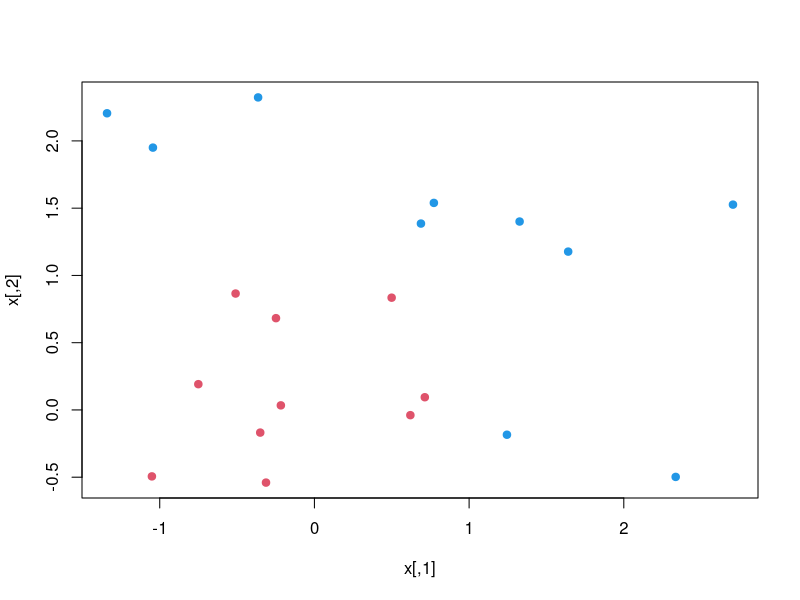
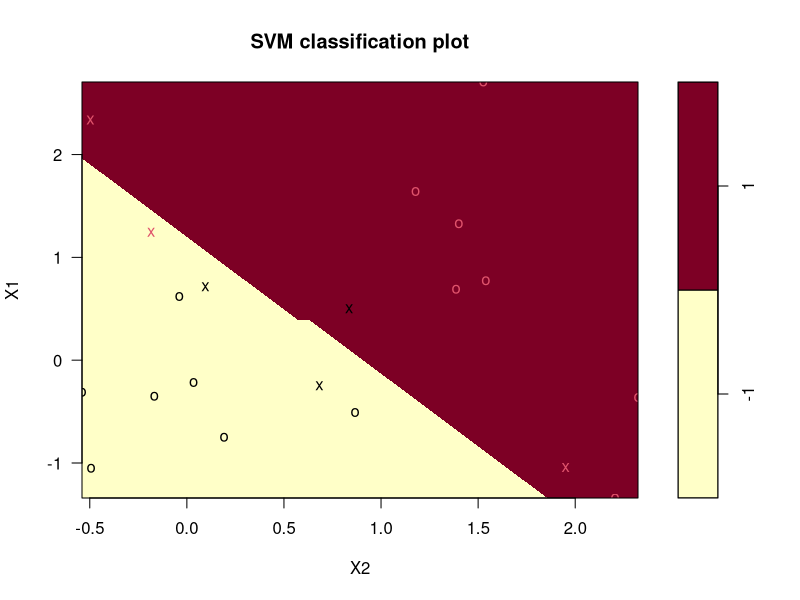
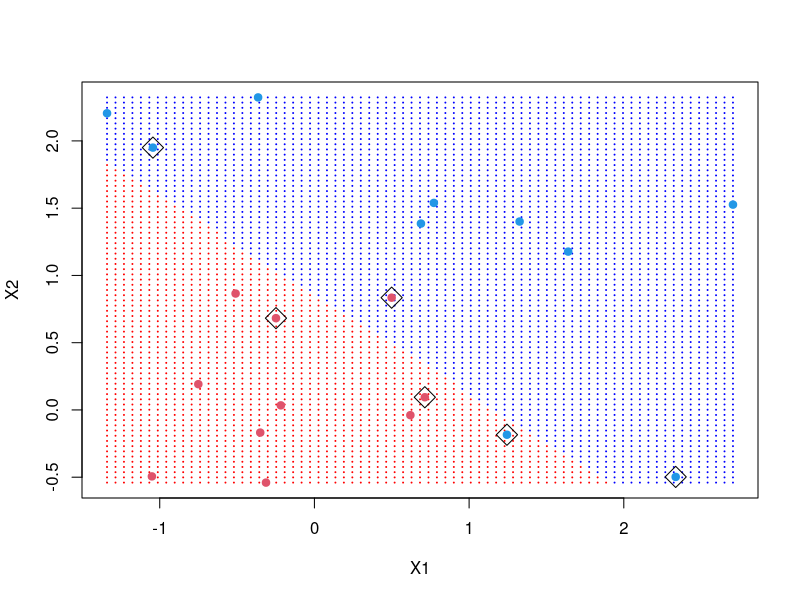

Write the R code that produced these figures, in order.
### This code will demonstrate the support vector machine (SVM).
### We begin in low dimensional space, in order to view the data.
### The Linear SVM classifier with simulated data.


set.seed(10111)
x<-matrix(rnorm(40),20,2)
y<-rep(c(-1,1),c(10,10))
x[y==1,]<-x[y==1,]+1
plot(x,col=y+3,pch=19)

### Now load the "e1071" package, which contains the "SVM"function. We use this function to compute the fit and compute a cost parameter. The cost parameter is a tuning parameter.

library(e1071)
dat<-data.frame(x,y=as.factor(y))
svmfit<-svm(y~.,data=dat,kernel="linear",cost=10,scale=FALSE)
print(svmfit)
plot(svmfit,dat)


### The plot function here is crude, and plots X2 on the horizontal axis (unlike what R normally does for a matrix). 
### To make our own plot, we need to make a function to provide a grid of values for X1 and X2.
### We use the function expand.grid, and produce the coordinates of n*n points on a lattice covering the domain of "x".
### Having made the lattice, we then make a prediction at each point of the lattice.
### We then plot the lattice, color-coded according to the classification and visualize the decision boundary.

### The support points, (i.e. points on the margin, or on the wrong side of the margin) are indexed in the "$index" component of the fit.

make.grid<-function(x,n=75){
	grange<-apply(x,2,range)
	x1<-seq(from=grange[1,1],to=grange[2,1],length=n)
	x2<-seq(from=grange[1,2],to=grange[2,2],length=n)
	expand.grid(X1=x1,X2=x2)
}
xgrid<-make.grid(x)
ygrid<-predict(svmfit,xgrid)
plot(xgrid,col=c("red","blue")[as.numeric(ygrid)],pch=20,cex=0.2)
points(x,col=y+3,pch=19)
points(x[svmfit$index,],pch=5,cex=2)

### The SVM function is difficult, in that manual work needs to be done in order to obtain the linear coefficients. Likely, because it only makes sense for linear kernels.
### Here, we will use a formula to extract these coefficients.
### Below, extract the linear coefficients and use simple alegebra to include th decision boundary and the two margins.

beta<-drop(t(svmfit$coefs)%*%x[svmfit$index,])



